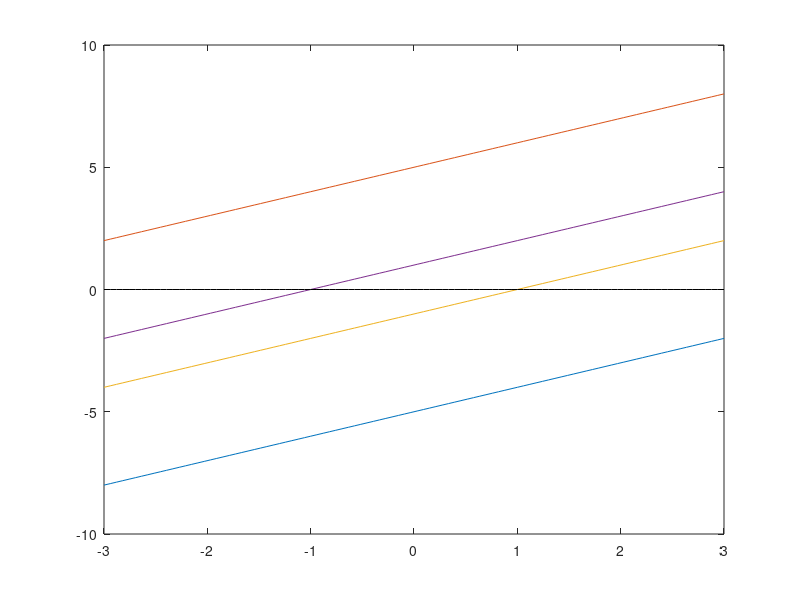

MATLAB code for this plot: (Note: this script raises an error after producing the figure.)
% Example: min |Ax-b|
close all;
% setup several equations in one dimension which are inconsistent.
A = [1 1 1 1];
b = [5 -5 1 -1];

% plot the lines 
x = linspace(-3,3); 
xo = ones(size(x));
f = x'*A - xo'*b;
plot(x, f,x, xo'*0,'k');

%% find the solution in different norms
fprintf(1,'Computing optimal solution in the case of Linfty-norm...');

cvx_begin quiet
    variable x1
    minimize (norm(A'*x1 - b', inf))
cvx_end

x1

%%
y1 = A'*x1-b';
figure(1), plot(x, f,x, xo'*0,'k'); 
hold on, plot(x1,y1,'*k'), title('shows error'), 

%%
fprintf(1,'Computing optimal solution in the case of L2-norm...');

cvx_begin quiet
    variable x1
    minimize (norm(A'*x1 - b', 2))
cvx_end

x1

y2 = A'*x1-b';
figure(1), plot(x, f,x, xo'*0,'k'); 
hold on, plot(x1,y2,'*r'), title('shows error'), hold off
norm(y1,inf)
norm(y2,2)

